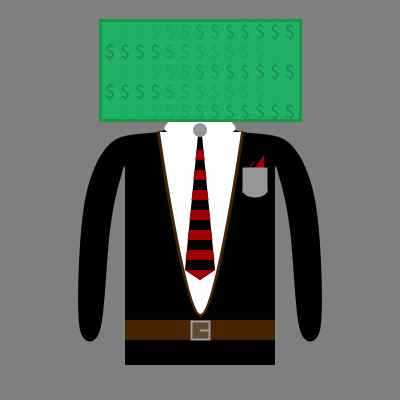
Frame 1 (no input)
Frame 60 (the mouse pressed at the canvas centre just before this capture): identical to frame 1, image omitted
Frame 120 (the mouse held since frame 60 and released just before this capture): identical to frame 1, image omitted

The Processing sketch that drew this single still picture (run headless with seeded random() and noise(); from frame 60 on, the mouse is pressed at the canvas centre):

// Processing sketch: processing_92357
// ── processing_92357.pde

int costard;
int timeStamp;
float x, y;
float largeurTete;
float hauteurTete;
float etat;
float rayures;
float yTete;
float diametre;
float rCourante, gCourante, bCourante;
float rCible, gCible, bCible;
float rVitesse, gVitesse, bVitesse;
float k, d;

////////////////////////////////////////////////////////////////////////////////////////////////

void setup() {
  size(400, 400); 
  smooth();
  frameRate(30);
  rectMode(CENTER);
  ellipseMode(CENTER);
  timeStamp = millis();
  k = 0.5;
  d = 0.2;
  rayures = 0;
  diametre = 14;
  largeurTete = 200;
  hauteurTete = 100;
  x = width/2;
  y = height/5;
  yTete = y-10;
  costard = 0;
  etat = 0;
  rCible = 250;
  gCible = 250;
  bCible = 30;
  textSize(20);
}

////////////////////////////////////////////////////////////////////////////////////////////////

void draw() {
  background(127);

  boolean sourisGaucheDeDroite = mouseX < x + largeurTete*0.5;
  boolean sourisDroiteDeGauche = mouseX > x - largeurTete*0.5;
  boolean sourisEnHautDuBas = mouseY > yTete - hauteurTete*0.5;
  boolean sourisEnBasDuHaut = mouseY < yTete + hauteurTete*0.5;

  ////////////////////////////////////////////////////////////////////////////////////////////////

  float distance = dist(mouseX, mouseY+70, width*0.5, height*0.5);


  if ((sourisGaucheDeDroite 
    && sourisDroiteDeGauche 
    && sourisEnBasDuHaut 
    && sourisEnHautDuBas) || (distance < diametre * 0.5)) {

    cursor(HAND);
  }
  else {
    cursor(ARROW);
  }

  ////////////////////////////////////////////////////////////////////////////////////////////////

  if (sourisGaucheDeDroite 
    && sourisDroiteDeGauche 
    && sourisEnBasDuHaut 
    && sourisEnHautDuBas) { 

    rVitesse = d * (rVitesse + k * (rCible - rCourante));
    rCourante = rCourante + rVitesse;
    gVitesse = d * (gVitesse + k * (gCible - gCourante));
    gCourante = gCourante + gVitesse;
    bVitesse = d * (bVitesse + k * (bCible - bCourante));
    bCourante = bCourante + bVitesse;
  }
  else {
    rCourante = 23;
    gCourante = 127;
    bCourante = 90;
  }

  ////////////////////////////////////////////////////////////////////////////////////////////////


  //Bras
  noStroke();
  fill(costard);
  beginShape();
  curveVertex(x-5, y);
  curveVertex(x-20, y+30);
  curveVertex(x-35, y+50);
  curveVertex(x-85, y+60);
  curveVertex(x-110, y+100);
  curveVertex(x-120, y+165);
  curveVertex(x-120, y+250);
  curveVertex(x-100, y+250);
  curveVertex(x-90, y+150);
  curveVertex(x-80, y+100);
  curveVertex(x-70, y+85);
  curveVertex(x-30, y+100);
  curveVertex(x, y+100);
  curveVertex(x+30, y+100);
  curveVertex(x+70, y+85);
  curveVertex(x+80, y+100);
  curveVertex(x+90, y+150);
  curveVertex(x+100, y+250);
  curveVertex(x+120, y+250);
  curveVertex(x+120, y+165);
  curveVertex(x+110, y+100);
  curveVertex(x+85, y+60);
  curveVertex(x+35, y+50);
  curveVertex(x+20, y+30);
  curveVertex(x+5, y);
  endShape();

  //Costard
  fill(costard);
  rect(x, y+185, 150, 200);

  //Ceinture
  fill(70, 36, 0);
  rect(x, y+250, 150, 20);

  //Boucle de Ceinture
  strokeWeight(2);
  stroke(155);
  fill(150, 85);
  rect(x, y+250, 18, 18);
  line(x, y+250, x+8, y+250);

  //Chemise
  fill(255);
  strokeWeight(3);
  stroke(70, 36, 0);
  beginShape();
  curveVertex(x-30, y+20);
  curveVertex(x-42, y+52);
  curveVertex(x, y+235);
  curveVertex(x+42, y+52);
  curveVertex(x+30, y+20);
  endShape();

  //col
  fill(255);
  noStroke();
  beginShape();
  curveVertex(x-5, y);
  curveVertex(x-20, y+30);
  curveVertex(x-35, y+50);
  curveVertex(x-0, y+60);
  curveVertex(x+35, y+50);
  curveVertex(x+20, y+30);
  curveVertex(x+5, y);
  endShape();

  //Cravate
  noStroke();
  fill(0);
  beginShape();
  vertex(x-2, y+55);
  vertex(x-15, y+190);
  vertex(x, y+200);
  vertex(x+15, y+190);
  vertex(x+2, y+55);
  endShape();

  //////////////////////ACTION LORSQUE CLIC NOEUD CRAVATE//////////////////////

  if (rayures == 0) {
    fill(160, 0, 0);
  }
  else { 
    if ( rayures == 1) {
      fill(random(50, 200), random(50, 200), random(50, 200));
    }
  }

  int tempsEcoule = millis() - timeStamp;

  if (tempsEcoule >=5000) {
    timeStamp = millis();
    rayures = 0;
  }

  ////////////////////////////////////////////////////////////////////////////////////////////////

  //RayuresCravate
  beginShape();
  vertex(x-3.5, y+70);
  vertex(x-4.5, y+80);
  vertex(x+4.5, y+80);
  vertex(x+3.5, y+70);
  endShape(CLOSE);

  beginShape();
  vertex(x-5.5, y+90);
  vertex(x-6.5, y+100);
  vertex(x+6.5, y+100);
  vertex(x+5.5, y+90);
  endShape(CLOSE);

  beginShape();
  vertex(x-7, y+110);
  vertex(x-8.5, y+120);
  vertex(x+8.5, y+120);
  vertex(x+7, y+110);
  endShape(CLOSE);

  beginShape();
  vertex(x-9, y+130);
  vertex(x-10.5, y+140);
  vertex(x+10.5, y+140);
  vertex(x+9, y+130);
  endShape(CLOSE);

  beginShape();
  vertex(x-11, y+150);
  vertex(x-12.5, y+160);
  vertex(x+12.5, y+160);
  vertex(x+11, y+150);
  endShape(CLOSE);

  beginShape();
  vertex(x-13, y+170);
  vertex(x-14.5, y+180);
  vertex(x+14.5, y+180);
  vertex(x+13, y+170);
  endShape(CLOSE);

  beginShape();
  vertex(x-15, y+190);
  vertex(x, y+200);
  vertex(x+15, y+190);
  endShape(CLOSE);

  //napkins
  stroke(0);
  triangle(x+45, y+90, x+55, y+75, x+55, y+90);
  triangle(x+50, y+90, x+65, y+70, x+65, y+100);

  //PocheCostard
  noStroke();
  fill(150);
  rect(x+55, y+100, 25, 25);
  ellipse(x+55, y+110, 25, 15);

  //NoeudCravate
  fill(150);
  ellipse(x, y+50, diametre, diametre);

  //tête
  fill(33, 177, 100);
  strokeWeight(3);
  stroke(20, 153, 75);
  rect(x, yTete, largeurTete, hauteurTete);

  ////////////////////////////////////////////////////////////////////////////////////////////////

  // Signes $ statiques

  if (etat == 0) {
    for (int i=3; i<=190; i+=15) {
      fill(23, 127, 90, i*1.2);

      for (int j = 0; j<100; j+=40) {
        text("$", (x-98)+i, y+38-j);
      }
    }

    for (int i=3; i<=190; i+=15) {
      fill(23, 127, 90, i*1.2);

      for (int j = 0; j<80; j+=40) {
        text("$", (x+88)-i, y+18-j);
      }
    }
  } 
  else { 

    if (etat == 1) {

      // Signes $ qui flashent
      for (int i=3; i<=190; i+=15) {
        fill(250, 250, 30, sin(frameCount*0.1+i*0.1)*100+100);

        for (int j = 0; j<100; j+=40) {
          text("$", (x-98)+i, y+38-j);
        }
      }

      for (int i=3; i<=190; i+=15) {
        fill(250, 250, 30, sin(frameCount*0.1+i*0.1)*100+100);

        for (int j = 0; j<80; j+=40) {
          text("$", (x+88)-i, y+18-j);
        }
      }
    }
  }

  ////////////////////////////////////////////////////////////////////////////////////////////////

  // Signes $ qui deviennent jaunes en mouseover
  if (etat == 0) {
    if (sourisGaucheDeDroite 
      && sourisDroiteDeGauche 
      && sourisEnBasDuHaut 
      && sourisEnHautDuBas) {

      for (int i=3; i<=190; i+=15) {
        fill(rCourante, gCourante, bCourante, i*1.2);

        for (int j = 0; j<100; j+=40) {
          text("$", (x-98)+i, y+38-j);
        }
      }

      for (int i=3; i<=190; i+=15) {
        fill(rCourante, gCourante, bCourante, i*1.2);

        for (int j = 0; j<80; j+=40) {
          text("$", (x+88)-i, y+18-j);
        }
      }
    }
  }
}

////////////////////////////////////////////////////////////////////////////////////////////////

void mousePressed() {

  //Signes $ qui bougent lorsque clic dans la tête  
  boolean sourisGaucheDeDroite = mouseX < x + largeurTete*0.5;
  boolean sourisDroiteDeGauche = mouseX > x - largeurTete*0.5;
  boolean sourisEnHautDuBas = mouseY > yTete - hauteurTete*0.5;
  boolean sourisEnBasDuHaut = mouseY < yTete + hauteurTete*0.5;

  float distance = dist(mouseX, mouseY+70, width*0.5, height*0.5);

  if (sourisGaucheDeDroite 
    && sourisDroiteDeGauche 
    && sourisEnBasDuHaut 
    && sourisEnHautDuBas) {

    if ( etat == 0) {
      etat = 1;
    } 
    else {
      if (etat == 1) {
        etat = 0;
      }
    }
  }

  if ( rayures == 0 && distance < diametre * 0.5) {
    rayures = 1;
  } 
  else {
    if (rayures == 1 && distance < diametre * 0.5) {
      rayures = 0;
    }
  }
}

////////////////////////////////////////////////////////////////////////////////////////////////
